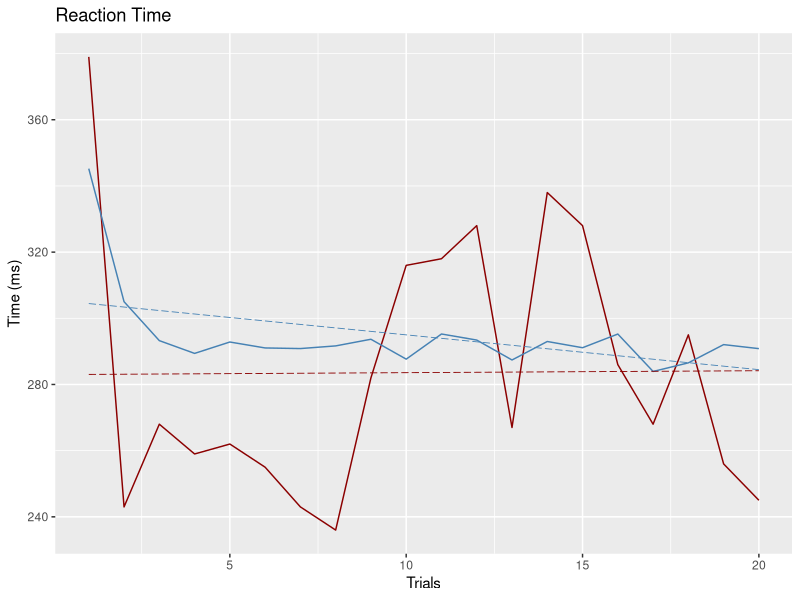

Here is the R script that generated this plot:
trial_n<-1:20
rxn_t<-c(379,243,268,259,262,255,243,236,282,316,318,328,267,338,328,286,268,295,256,245)
rxn_c<-c(345.225,305.02,293.255,289.392,292.833,291.039,290.853,291.657,293.667,287.657,295.255,293.422,287.402,292.99,291.108,295.245,283.941,286.539,292.049,290.833)
table<-cbind(trial_n,rxn_t,rxn_c)
dframe<-data.frame(table)
# dframe
library(ggplot2)


# ggplot(data=dframe, aes(x=trial_n, y=rxn_t)) +
#  geom_line(linetype="dashed")+
#  geom_point(shape=5)+
#  labs(title="Reaction time of Emilio",x="Trials", y = "Time")
# 

ggplot(dframe, aes(x=trial_n)) +
  geom_line(aes(y = rxn_t), color = "darkred") +
  geom_line(aes(y = rxn_c), color="steelblue") +
  ggtitle("Reaction Time")+
  labs(x="Trials", y="Time (ms)") +
 geom_smooth(aes(y=rxn_c),method = "lm", color="steelblue", size=.3, alpha=0, linetype=5)+
  geom_smooth(aes(y=rxn_t),method = "lm", color="darkred", size=.3, alpha=0, linetype=5 )


